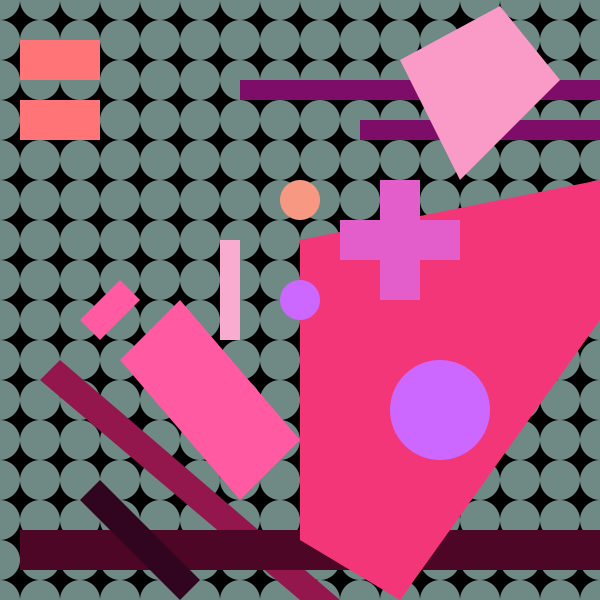
Frame 1 (no input)
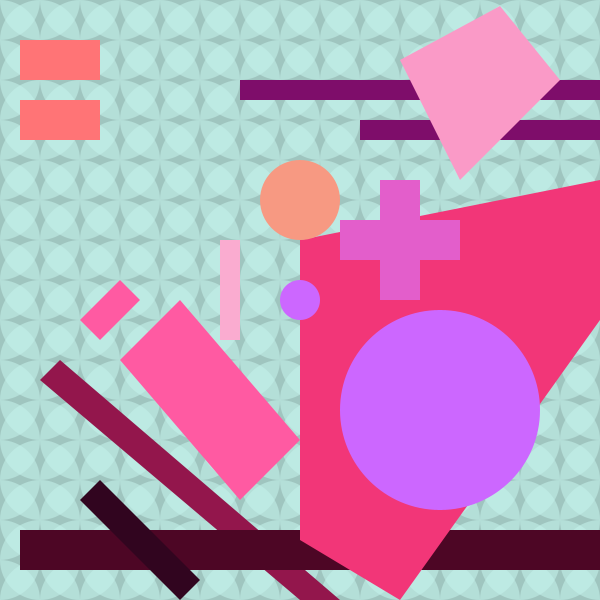
Frame 60 (the mouse pressed at the canvas centre just before this capture)
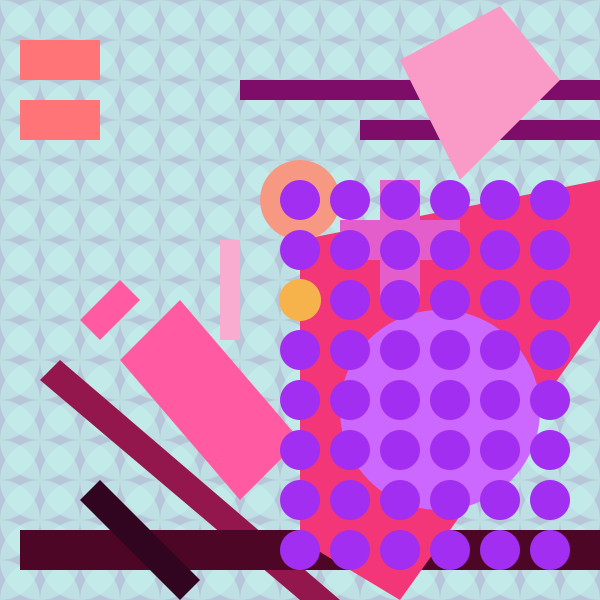
Frame 120 (the mouse held since frame 60 and released just before this capture)

The Processing sketch that drew these frames (run headless with seeded random() and noise(); from frame 60 on, the mouse is pressed at the canvas centre):

// Processing sketch: processing_14281
// ── processing_14281.pde

void setup() {

  size(600,600);  
  noStroke();
  background(219,189,252);  

  smooth();
}

void draw() {
  noStroke();

  float mapColorR = map(mouseX, 0, 600, 0, 240);
  float mapColorB = map(mouseY, 0, width, 0, 255);
  fill(mapColorR,0, mapColorB);
  rect(0, 0, width, height);

  for (int y=0; y <= height; y +=40) {  

    for (int x= 0; x <= width; x +=40) {  

      fill (196,242,235,144);  

      ellipse(x,y,40,40);
    }
  }  



  smooth();  

  fill(255,116,118);
  quad(20,100,100,100,100,140,20,140);  



  fill(255,90,162);  



  quad(80,320,120,280,140,300,100,340);  

  quad(120,360,180,300,300,440,240,500);  



  fill(147,22,76);  



  quad(60,360,340,600,300,600,40,380);  



  fill(77,6,37);  



  quad(20,530,600,530,600,570,20,570);  



  fill(49,5,31);  



  quad(100,480,200,580,180,600,80,500);  





  fill(242,54,120);
  beginShape();  

  vertex(300,240);  

  vertex(600,180);  

  vertex(600,320);  

  vertex(400,600);  

  vertex(300,540);  

  vertex(300,240);  

  endShape();  



  fill(227,94,203);  

  beginShape();  

  vertex(380,180);  

  vertex(420,180);  

  vertex(420,220);  

  vertex(460,220);  

  vertex(460,260);  

  vertex(420,260);  

  vertex(420,300);  

  vertex(380,300);  

  vertex(380,260);  

  vertex(340,260);  

  vertex(340,220);  

  vertex(380,220);  

  vertex(380,180);  

  endShape();  




  fill(126,13,106);  



  quad(240,80,600,80,600,100,240,100);  

  quad(360,120,600,120,600,140,360,140);  



  fill(250,154,199);  



  quad(400,60,500,6,560,80,460,180);  



  fill(250,172,208);  

  quad(220,240,240,240,240,340,220,340);  


  fill(204,103,255);  

  ellipse(440,410,100,100);  


  fill(247,153,130);  

  noStroke();  
 
   
  ellipse(300,200,40,40); 
  if(mousePressed == true) {  

    fill(161,46,240);  
    for (int x = 300; x <= width-10; x += 50) {  

      for (int y = 200; y <= height-10; y += 50) {  



        ellipse(x,y,20,20);
      }
    }
  }  



  int x = 20;
  int y = 40;
  int w =80;
  int h = 40;


  if((mouseX > x) && (mouseX < x + w) && (mouseY > y) && (mouseY < y+ h)) {
    fill(154,96,250);
  }
  else {
    fill(255,116,118);
  }
  rect(x, y, w, h);


 int radius = 20;


  ellipseMode(RADIUS);

  float d = dist(width/2, height/2,mouseX, mouseY);
  fill(204,103,255);

  if ( d < radius) {
    fill(247,179,75);
    radius++;
  }  
  else if (mousePressed && (d > radius) && (radius > 20)) {
    fill(66,195,252);
    radius--;
    println(radius);
  } 
  ellipse(width/2, height/2, radius, radius);

int a = 20;
int b = 100;
int c = 80;
int t = 40;



  if((mouseX > a) && (mouseX < a + c) && (mouseY > b) && (mouseY < b+ t)) {
    fill(154,96,250);
  }
  else {
    fill(255,116,118);
  }
  rect(a, b, c, t);
}
